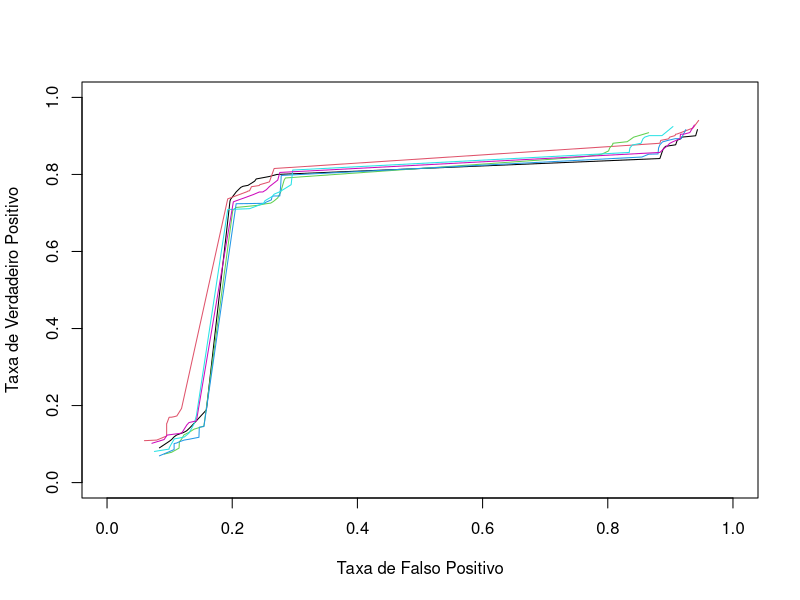

Write R code to recreate this figure.
library(ROCR)

FPR<-read.csv2("files_extern/roc.csv", sep=",", dec = ".")[1:30,2:7]
TPR<-read.csv2("files_extern/roc.csv", sep=",",dec = ".")[31:60,2:7]

ROCR::plot(x=FPR[,1], y=TPR[,1], type="l", ylim=c(0,1), xlim=c(0,1), ylab="Taxa de Verdadeiro Positivo", xlab="Taxa de Falso Positivo")
par(new=TRUE)
ROCR::plot(x=FPR[,2], y=TPR[,2], type="l", ylim=c(0,1), xlim=c(0,1), col=2, axes=FALSE, ann=FALSE)
par(new=TRUE)
ROCR::plot(x=FPR[,3], y=TPR[,3], type="l", ylim=c(0,1), xlim=c(0,1), col=3, axes=FALSE, ann=FALSE)
par(new=TRUE)
ROCR::plot(x=FPR[,4], y=TPR[,4], type="l", ylim=c(0,1), xlim=c(0,1), col=4, axes=FALSE, ann=FALSE)
par(new=TRUE)
ROCR::plot(x=FPR[,5], y=TPR[,5], type="l", ylim=c(0,1), xlim=c(0,1), col=5, axes=FALSE, ann=FALSE)
par(new=TRUE)
ROCR::plot(x=FPR[,6], y=TPR[,6], type="l", ylim=c(0,1), xlim=c(0,1), col=6, axes=FALSE, ann=FALSE)
